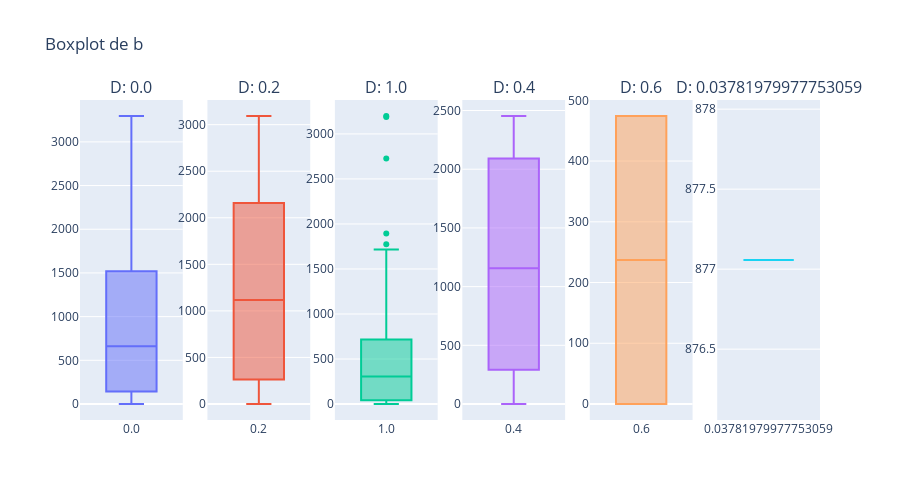

Here is the notebook cell this chart was saved with:
### Code cell
visualization.plot_interactive_boxplot(datos_imputados, column='b', target_class='D')

### Figure 1 — Plotly figure (JSON) as saved in the notebook; plotly's stock layout.template omitted (floating-point values rounded to 4 significant figures; data arrays with more than 128 entries replaced by an {"elided": "..."} marker saying what was removed)
{"data": [{"boxpoints": "outliers", "name": "0.0", "showlegend": false, "type": "box", "xaxis": "x", "y": {"elided": "2029 float values"}, "yaxis": "y"}, {"boxpoints": "outliers", "name": "0.2", "showlegend": false, "type": "box", "xaxis": "x2", "y": [120.0, 181.0, 2780.0, 291.0, 2155.0, 571.0, 0.0, 0.0, 2841.0, 1616.0, 2854.0, 303.0, 1286.0, 2053.0, 447.0, 1580.0, 3093.0, 0.0, 1303.0, 1118.0, 2198.0, 0.0, 889.0, 527.0, 2171.0], "yaxis": "y2"}, {"boxpoints": "outliers", "name": "1.0", "showlegend": false, "type": "box", "xaxis": "x3", "y": [1774.0, 2728.0, 43.0, 194.0, 7.0, 0.0, 10.0, 582.0, 46.0, 298.0, 314.0, 553.0, 0.0, 127.0, 337.0, 23.0, 0.0, 215.0, 296.0, 652.2, 0.0, 155.8, 132.0, 763.0, 39.0, 61.0, 829.0, 750.0, 190.0, 247.0, 684.0, 508.0, 369.0, 447.0, 0.0, 136.0, 0.0, 987.4, 458.0, 23.0, 373.0, 26.0, 799.0, 0.0, 30.0, 116.0, 316.0, 1598.0, 1535.0, 1715.0, 1715.0, 1507.0, 0.0, 134.0, 361.0, 361.0, 194.0, 441.0, 1327.0, 910.0, 1893.0, 3188.0, 3199.0, 0.0, 583.0, 0.0, 222.0, 350.0], "yaxis": "y3"}, {"boxpoints": "outliers", "name": "0.4", "showlegend": false, "type": "box", "xaxis": "x4", "y": [0.0, 2453.0, 1729.0, 583.0], "yaxis": "y4"}, {"boxpoints": "outliers", "name": "0.6", "showlegend": false, "type": "box", "xaxis": "x5", "y": [0.0, 474.2], "yaxis": "y5"}, {"boxpoints": "outliers", "name": "0.03781979977753059", "showlegend": false, "type": "box", "xaxis": "x6", "y": [877.1], "yaxis": "y6"}], "layout": {"annotations": [{"font": {"size": 16}, "showarrow": false, "text": "D: 0.0", "x": 0.06944, "xanchor": "center", "xref": "paper", "y": 1, "yanchor": "bottom", "yref": "paper"}, {"font": {"size": 16}, "showarrow": false, "text": "D: 0.2", "x": 0.2417, "xanchor": "center", "xref": "paper", "y": 1, "yanchor": "bottom", "yref": "paper"}, {"font": {"size": 16}, "showarrow": false, "text": "D: 1.0", "x": 0.4139, "xanchor": "center", "xref": "paper", "y": 1, "yanchor": "bottom", "yref": "paper"}, {"font": {"size": 16}, "showarrow": false, "text": "D: 0.4", "x": 0.5861, "xanchor": "center", "xref": "paper", "y": 1, "yanchor": "bottom", "yref": "paper"}, {"font": {"size": 16}, "showarrow": false, "text": "D: 0.6", "x": 0.7583, "xanchor": "center", "xref": "paper", "y": 1, "yanchor": "bottom", "yref": "paper"}, {"font": {"size": 16}, "showarrow": false, "text": "D: 0.03781979977753059", "x": 0.9306, "xanchor": "center", "xref": "paper", "y": 1, "yanchor": "bottom", "yref": "paper"}], "height": 500, "title": {"text": "Boxplot de b"}, "xaxis": {"anchor": "y", "domain": [0, 0.1389]}, "xaxis2": {"anchor": "y2", "domain": [0.1722, 0.3111]}, "xaxis3": {"anchor": "y3", "domain": [0.3444, 0.4833]}, "xaxis4": {"anchor": "y4", "domain": [0.5167, 0.6556]}, "xaxis5": {"anchor": "y5", "domain": [0.6889, 0.8278]}, "xaxis6": {"anchor": "y6", "domain": [0.8611, 1]}, "yaxis": {"anchor": "x", "domain": [0, 1]}, "yaxis2": {"anchor": "x2", "domain": [0, 1]}, "yaxis3": {"anchor": "x3", "domain": [0, 1]}, "yaxis4": {"anchor": "x4", "domain": [0, 1]}, "yaxis5": {"anchor": "x5", "domain": [0, 1]}, "yaxis6": {"anchor": "x6", "domain": [0, 1]}}}
